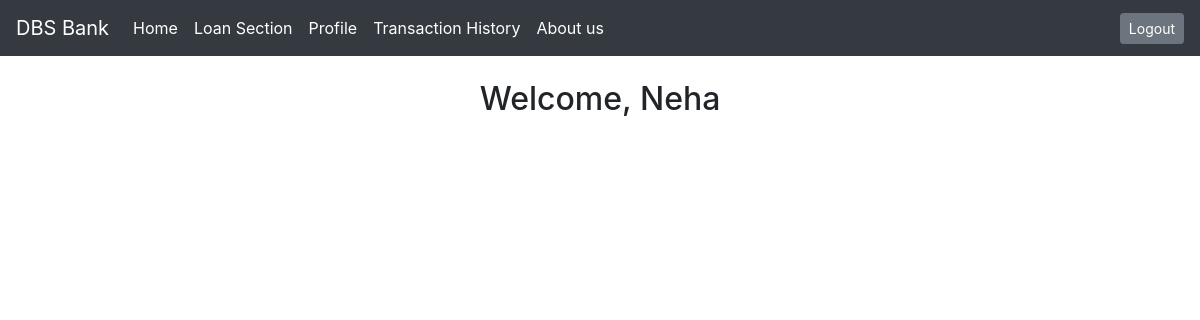
Page /seeprofile/ (signed in) on the earlier database version.
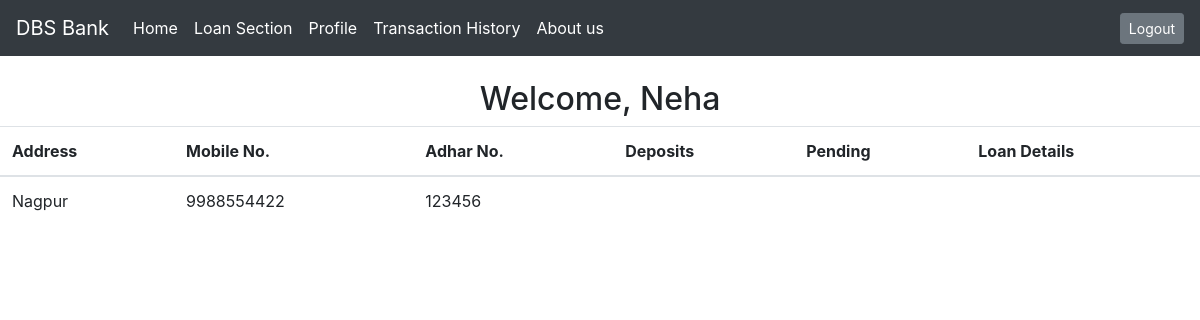
Same page on the later database version.
### app/models.py (models this page shows)
class userdetail(models.Model):
	fullname=models.CharField(max_length=140, null=True)
	address=models.CharField(max_length=30)
	mobile=models.IntegerField()
	adhar_no=models.IntegerField()
	owner=models.ForeignKey(User,on_delete=models.CASCADE)

### app/views.py (the view)
# urls.py: path('seeprofile/',views.seeprofile,name='seeprofile'),
def seeprofile(request):
    detail=userdetail.objects.filter(owner__username=request.user).values()
    return render(request,"seeprofile.html",{'detail':detail})

### template/seeprofile.html (shortened to what this page needs)
{% extends 'profile.html' %}
        {% block content %}
        {% for x in detail %}
<table class="table">
 <thead>
    <tr>
        <th>Address</th>
        <th>Mobile No.</th>
        <th>Adhar No.</th>
        <th>Deposits</th>
        <th>Pending</th>
        <th>Loan Details</th>
    </tr>
</thead>
    <tr>
        <td>{{x.address}}</td>
        <td>{{x.mobile}}</td>
        <td>{{x.adhar_no}}</td>
        <td>{{x.payment}}</td>
        <td>{{x.pending}}</td>
        <td>{{x.loan_details}}</td>
    </tr>
</table>
{% endfor %}
{% endblock %}

Differences in the rows shown:
added userdetail: address "Nagpur", mobile "9988554422", adhar_no "123456"
